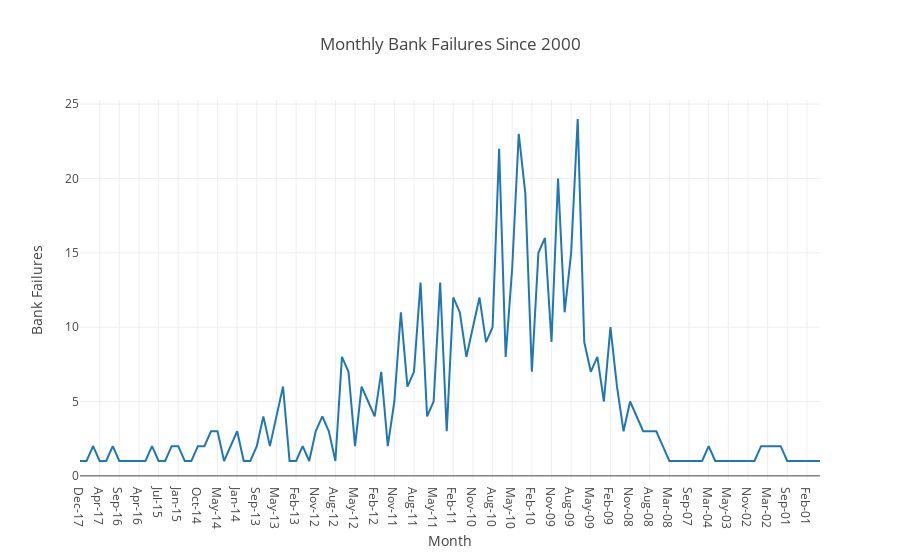

Here is the notebook cell this chart was saved with:
### Markdown cell above
Here is the monthly line plot of the data:

### Code cell
import plotly
plotly.offline.init_notebook_mode(connected=True)
import plotly.offline as py
import plotly.graph_objs as go

from datetime import datetime

df = pd.read_csv('/Users/sandymartinez/Documents/python/banklistmonthly1.csv', encoding='cp1252')

data = [go.Scatter(x=df.Closing_Date, y=df['Failures'])]

layout = dict(title = 'Monthly Bank Failures Since 2000',
              xaxis = dict(title = 'Month'),
              yaxis = dict(title = 'Bank Failures'),
              )

fig = dict(data=data, layout=layout)
py.iplot(fig, filename = 'time-series-simple')

### Figure 1 — Plotly figure (JSON) as saved in the notebook; plotly's stock layout.template omitted (floating-point values rounded to 4 significant figures)
{"data": [{"type": "scatter", "uid": "5a17c1f7-a8a8-437b-860b-89d5d2bf7314", "x": ["Dec-17", "Oct-17", "May-17", "Apr-17", "Mar-17", "Jan-17", "Sep-16", "Aug-16", "May-16", "Apr-16", "Mar-16", "Oct-15", "Jul-15", "May-15", "Feb-15", "Jan-15", "Dec-14", "Nov-14", "Oct-14", "Jul-14", "Jun-14", "May-14", "Apr-14", "Feb-14", "Jan-14", "Dec-13", "Oct-13", "Sep-13", "Aug-13", "Jun-13", "May-13", "Apr-13", "Mar-13", "Feb-13", "Jan-13", "Dec-12", "Nov-12", "Oct-12", "Sep-12", "Aug-12", "Jul-12", "Jun-12", "May-12", "Apr-12", "Mar-12", "Feb-12", "Jan-12", "Dec-11", "Nov-11", "Oct-11", "Sep-11", "Aug-11", "Jul-11", "Jun-11", "May-11", "Apr-11", "Mar-11", "Feb-11", "Jan-11", "Dec-10", "Nov-10", "Oct-10", "Sep-10", "Aug-10", "Jul-10", "Jun-10", "May-10", "Apr-10", "Mar-10", "Feb-10", "Jan-10", "Dec-09", "Nov-09", "Oct-09", "Sep-09", "Aug-09", "Jul-09", "Jun-09", "May-09", "Apr-09", "Mar-09", "Feb-09", "Jan-09", "Dec-08", "Nov-08", "Oct-08", "Sep-08", "Aug-08", "Jul-08", "May-08", "Mar-08", "Jan-08", "Oct-07", "Sep-07", "Feb-07", "Jun-04", "Mar-04", "Feb-04", "Nov-03", "May-03", "Feb-03", "Dec-02", "Nov-02", "Sep-02", "Jun-02", "Mar-02", "Feb-02", "Jan-02", "Sep-01", "Jul-01", "May-01", "Feb-01", "Dec-00", "Oct-00"], "y": [1, 1, 2, 1, 1, 2, 1, 1, 1, 1, 1, 2, 1, 1, 2, 2, 1, 1, 2, 2, 3, 3, 1, 2, 3, 1, 1, 2, 4, 2, 4, 6, 1, 1, 2, 1, 3, 4, 3, 1, 8, 7, 2, 6, 5, 4, 7, 2, 5, 11, 6, 7, 13, 4, 5, 13, 3, 12, 11, 8, 10, 12, 9, 10, 22, 8, 14, 23, 19, 7, 15, 16, 9, 20, 11, 15, 24, 9, 7, 8, 5, 10, 6, 3, 5, 4, 3, 3, 3, 2, 1, 1, 1, 1, 1, 1, 2, 1, 1, 1, 1, 1, 1, 1, 2, 2, 2, 2, 1, 1, 1, 1, 1, 1]}], "layout": {"title": "Monthly Bank Failures Since 2000", "xaxis": {"title": "Month"}, "yaxis": {"title": "Bank Failures"}}}
